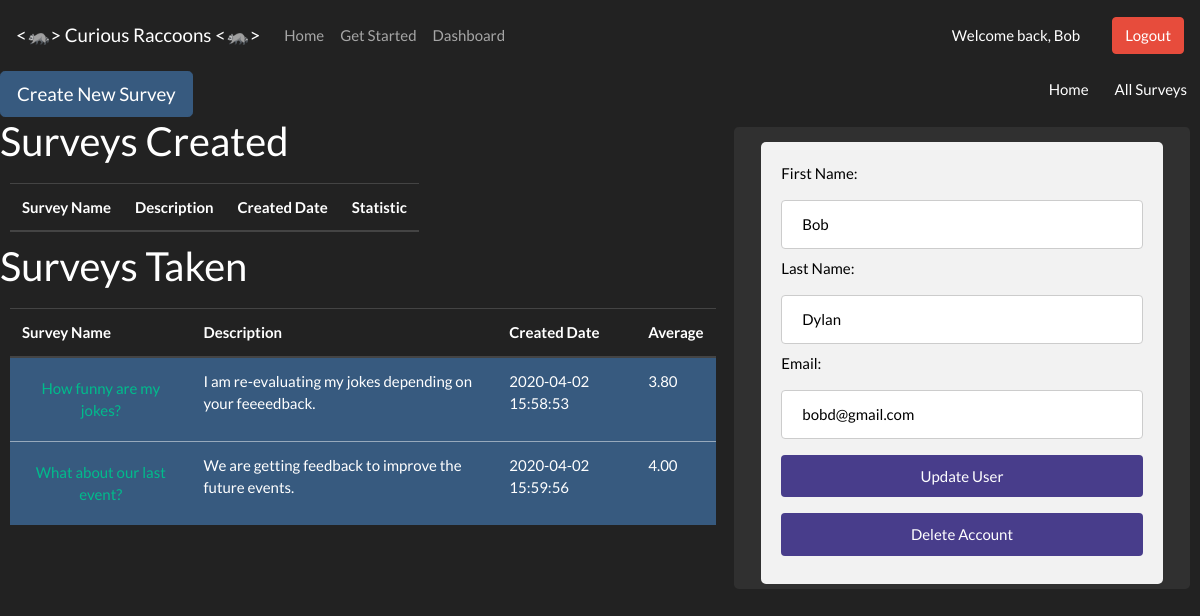
The page /userDashboard.php (signed in) on the database its author committed.
### tables this page shows
CREATE TABLE `surveys` (
  `id` int(255) NOT NULL,
  `title` varchar(255) NOT NULL,
  `description` varchar(255) NOT NULL,
  `user_id` int(255) NOT NULL,
  `category_id` int(255) NOT NULL,
  `created_date` timestamp NOT NULL DEFAULT current_timestamp()
);

CREATE TABLE `users` (
  `id` int(255) NOT NULL,
  `fname` varchar(255) NOT NULL,
  `lname` varchar(255) NOT NULL,
  `email` varchar(255) NOT NULL,
  `password` varchar(255) NOT NULL,
  `isAdmin` tinyint(1) NOT NULL,
  `reg_date` timestamp NOT NULL DEFAULT current_timestamp()
);

### Survey.php (called while the page is built, shortened)
<?php
class Survey {
    public function AllSurveysTakenByUser($dbcon, $user_id){
        $sql = "select * from surveys where id in (SELECT distinct(survey_id) FROM `questions` where id in (SELECT DISTINCT(question_id) FROM `answers` where user_id = :user_id))";
        $pst = $dbcon->prepare($sql);
        $pst->bindParam(':user_id', $user_id);
        $pst->execute();
        $allsurveys= $pst->fetchAll(PDO::FETCH_OBJ);
        return $allsurveys;
    }
    public function avgResponse($dbcon, $survey_id){
        $sql = "SELECT CAST(AVG(answer) AS DECIMAL(10,2)) as average FROM answers inner join questions on answers.question_id=questions.id  where  survey_id= :survey_id";
        $pdostm = $dbcon->prepare($sql);
        $pdostm->bindParam(':survey_id', $survey_id);
        $pdostm->execute();
        $average = $pdostm->fetchAll(\PDO::FETCH_OBJ);
        return $average;
    }
}
?>

### User.php (called while the page is built, shortened)
<?php
class User {
    public function displayUser($dbcon, $id){
        $sql = "SELECT * FROM users where id = :id";
        $pst = $dbcon->prepare($sql);
        $pst->bindParam(':id', $id);
        $pst->execute();
        $pageuser = $pst->fetch(PDO::FETCH_OBJ);
        return $pageuser;
    }
}
?>

### userDashboard.php (the view, shortened to what this page needs)
<?php
require_once 'dbConnection.php';
require_once 'User.php';
require_once 'Survey.php';
if(isset($_SESSION['username']) && isset($_SESSION['userID']) && isset($_SESSION['userType'] )){
$id=(int)$_SESSION['userID'];
$dbcon = Database::getDb();
$s = new User();
$pageuser = $s->displayUser($dbcon, $id);
$user_fname=$pageuser->fname;
$user_lname=$pageuser->lname;
$user_email=$pageuser->email;
$dbcon = Database::getDb();
$s = new Survey();
$takenSurveys= $s->AllSurveysTakenByUser($dbcon, $id);
      }
?>
<!DOCTYPE html>
<html lang="en">
<head>
    <link rel="stylesheet" href="https://stackpath.bootstrapcdn.com/bootswatch/4.4.1/darkly/bootstrap.min.css">
    <link rel="stylesheet" href="css/bootstrap.min.css">
    <link rel="stylesheet" href="css/userDashboard.css">
</head>
<body>
<?php include_once 'header.php'; ?>
  <div>
    <header class="header text-center">
    <a style="float: right" class="btn" href="list.php" target="">All Surveys</a>
    <a style="float: right" class="btn" href="index.php" target="">Home</a>
    </header>
  </div>
<main class="main">
<div .class="inline-block">
  <a class="btn btn-primary btn-lg" href="createSurvey.php" role="button">Create New Survey</a>
</div>
<div id="tables">
<h2>Surveys Created</h2>
<table class="table table-hover">
  <thead>
    <tr>
      <th scope="col">Survey Name</th>
      <th scope="col">Description</th>
      <th scope="col">Created Date</th>
      <th scope="col">Statistic</th>
    </tr>
  </thead>
</table>
<h2>Surveys Taken</h2>
<table class="table table-hover">
  <thead>
    <tr>
      <th scope="col">Survey Name</th>
      <th scope="col">Description</th>
      <th scope="col">Created Date</th>
      <th scope="col">Average</th>
    </tr>
  </thead>
  <tbody>
<?php
    for ($i=0; $i<count($takenSurveys); $i++ ){
      echo '<tr class="table-primary">';
      echo '<td scope="row"><form method="post" action="showSurvey.php"><input type="hidden" name="id" value="'.$takenSurveys[$i]->id.'"><button type="submit"class="btn btn-link">'.$takenSurveys[$i]->title.'</button></form></td>';
      echo '<td scope="row">'.$takenSurveys[$i]->description.'</td>';
      echo '<td scope="row">'.$takenSurveys[$i]->created_date.'</td>';
        $avrg= $s->avgResponse($dbcon, $takenSurveys[$i]->id);
        $average= $avrg[0]->average;
      echo '<td scope="row">'.$average.'</td>';
      echo '</tr>';
    }
?>
  </tbody>
</table>
</div>
<div class="jumbotron profile">
<form action="" method="POST">
  <fieldset>
    <label for="userfname">First Name: </label>
        <input type="text" id="userfname" name="userfname" value="<?=$user_fname?>" /> </br>
    <label for="userlname">Last Name: </label>
        <input type="text" id="userlname" name="userlname" value="<?=$user_lname?>" /></br>
    <label for="useremail">Email: </label>
        <input type="text" id="useremail" name="useremail" value="<?=$user_email?>" /></br>
    <button type="submit" name="updUser" id="updUser" class="button"> Update User</button>
    <button type="submit" name="deleteUser" id="deleteUser" class="button"> Delete Account</button>
      </fieldset>
</form>
</main>
</body>
</html>

### css/userDashboard.css (style rules this page uses)
* { box-sizing: border-box; }
html { width: 1200px; margin-left: auto; margin-right: auto; }
label { color: black; }
input[type=text], input[type=password] { width: 100%; padding: 12px 20px; margin: 8px 0; display: inline-block; border: 1px solid #ccc; border-radius: 4px; box-sizing: border-box; }
input[type=submit], .button { width: 100%; background-color: unset; background-color: darkslateblue; color: white; padding: 10px 10px; margin: 8px 0; border: none; border-radius: 4px; cursor: pointer; display: inline-block; }
fieldset { border-radius: 5px; background-color: #f2f2f2; padding: 20px; width: 90%; margin-left: auto; margin-right: auto; margin-top: 10px; }
.table { width: 98%; margin: 10px; display: inline-block; }
.jumbotron.profile { width: 38%; margin: 10px; float: right; padding: 5px; }
#tables { display: flex; flex-direction: column; width: 60%; float: left; }

### rows shown on the page
surveys: title "How funny are my jokes?", description "I am re-evaluating my jokes depending on your feeeedback.", created_date "2020-04-02 15:58:53", average "3.80"
surveys: title "What about our last event?", description "We are getting feedback to improve the future events.", created_date "2020-04-02 15:59:56", average "4.00"
users: userfname "Bob", userlname "Dylan", useremail "bobd@gmail.com"

### other values the page prints
$_SESSION['username'] "Bob"
